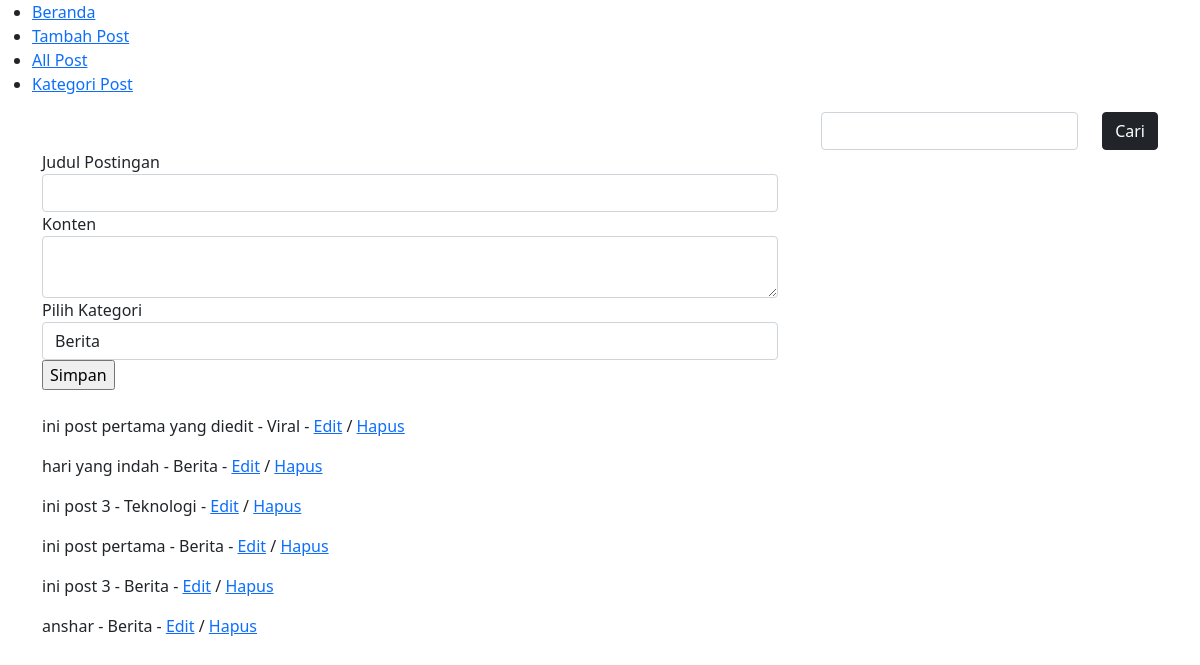
Before: /post/tambahpost/ with the older database file.
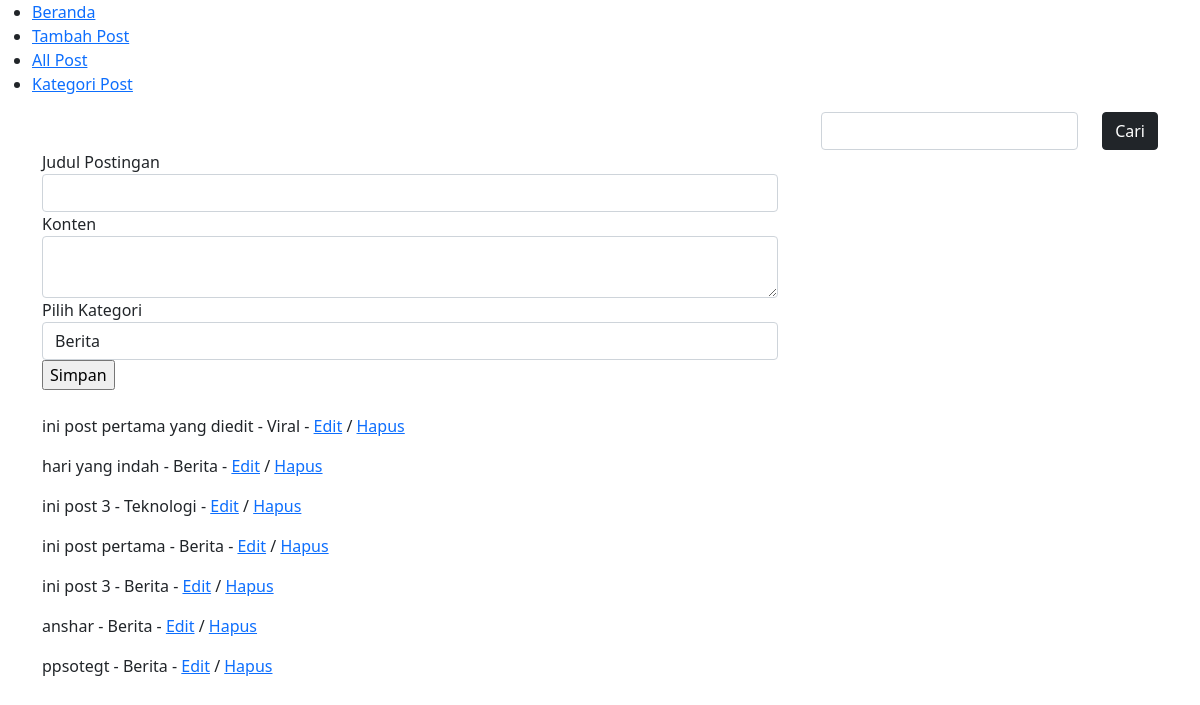
After: the same page with the newer database file.
### app.py (models this page shows)
class Blog(dbku.Model):
    idPost = dbku.Column(dbku.Integer, primary_key=True)
    judulPost = dbku.Column(dbku.String(50), nullable=False)
    kontenPost = dbku.Column(dbku.String(2000))
    kategoriPost = dbku.Column(dbku.String(50))
    tanggalPost = dbku.Column(dbku.DateTime, default=datetime.today())

### app.py (the view, shortened to what this page needs)
@app.route('/post/tambahpost/', methods=['POST', 'GET'])
def tambah_post():
    semua_post = Blog.query.all()
    return render_template('blog/tambahpost.html', form=TambahPost(), titlepage='Tambah Post', semuapost=semua_post)

### forms.py
class TambahPost(FlaskForm):
    judul = StringField('Judul Postingan', validators=[DataRequired()])
    konten = TextAreaField('Konten')
    kategori = SelectField('Pilih Kategori', choices=('Berita', 'Viral', 'Teknologi'))

### templates/blog/tambahpost.html (shortened to what this page needs)
{% extends 'base.html' %}
{% block content %}
<div class="row">
    <div class="col-8">
        <form action="{{url_for('tambah_post')}}" method='POST'>
            {{ form.judul.label }}
            {{ form.judul(class='form-control') }}
            {{ form.konten.label }}
            {{ form.konten(class='form-control') }}
            {{ form.kategori.label }}
            {{ form.kategori(class='form-control') }}
            <input type="submit" value="Simpan">
        </form>
    </div>
</div>
<div class="row">
    <div class="col my-4">
        {% for post in semuapost %}
        <p>{{post.judulPost}} - {{post.kategoriPost}} - <a href="{{ url_for('edit_post', id=post.idPost) }}">Edit</a> /  <a href="{{ url_for('hapus_post', id=post.idPost) }}">Hapus</a> </p>
        {% endfor %}
    </div>
</div>
{% endblock content %}

### templates/base.html (shortened to what this page needs)
<!doctype html>
<html lang="en">
  <head>
    <link href="https://cdn.jsdelivr.net/npm/bootstrap@5.0.2/dist/css/bootstrap.min.css" rel="stylesheet">
  </head>
  <body>
    <ul>
      <li><a href="{{ url_for('index') }}">Beranda</a></li>
      <li><a href="{{ url_for('tambah_post') }}">Tambah Post</a></li>
      <li><a href="{{ url_for('semua_post') }}">All Post</a></li>
      <li><a href="{{ url_for('halaman_kategori') }}">Kategori Post</a></li>
    </ul>
    <div class="container">
      <form action="{{ url_for('cari_post', cari=cari) }}" method='GET'>
        <div class="row justify-content-end">
                <div class="col-auto">
                    <input name='cari' type="text" class='form-control'>
                </div>
                <div class="col-auto">
                    <button type='submit' class='btn btn-dark'>Cari</button>
                </div>
            </div>
        </form>
            {% block content %}{% endblock content %}
    </div>
  </body>
</html>

Changed rows visible on the page:
added Blog: judulPost "ppsotegt", kategoriPost "Berita"
